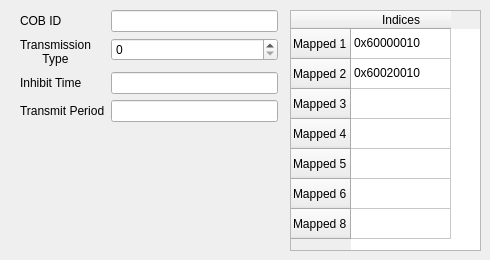
      <widget class="QWidget" name="RPDO2_tab">
       <attribute name="title">
        <string>RPDO2</string>
       </attribute>
       <widget class="QWidget" name="layoutWidget_5">
        <property name="geometry">
         <rect>
          <x>20</x>
          <y>10</y>
          <width>258</width>
          <height>131</height>
         </rect>
        </property>
        <layout class="QFormLayout" name="formLayout_8">
         <item row="0" column="0">
          <widget class="QLabel" name="COB_ID_label_12">
           <property name="text">
            <string>COB ID</string>
           </property>
          </widget>
         </item>
         <item row="0" column="1">
          <widget class="QLineEdit" name="COB_ID_box_12">
           <property name="statusTip">
            <string>Choose the COB ID that is sent with this PDO</string>
           </property>
          </widget>
         </item>
         <item row="1" column="0">
          <widget class="QLabel" name="TxType_label_12">
           <property name="text">
            <string>&lt;html&gt;&lt;head/&gt;&lt;body&gt;&lt;p align=&quot;center&quot;&gt;Transmission&lt;br/&gt;Type&lt;/p&gt;&lt;/body&gt;&lt;/html&gt;</string>
           </property>
          </widget>
         </item>
         <item row="1" column="1">
          <widget class="QSpinBox" name="spinBox_12">
           <property name="statusTip">
            <string>Min of 0 and Max of 255. 0 = every sync, 255 = Sync Mode off</string>
           </property>
           <property name="maximum">
            <number>255</number>
           </property>
          </widget>
         </item>
         <item row="2" column="0">
          <widget class="QLabel" name="Inhibit_time_label_12">
           <property name="text">
            <string>Inhibit Time</string>
           </property>
          </widget>
         </item>
         <item row="2" column="1">
          <widget class="QLineEdit" name="Inhibit_time_box_12"/>
         </item>
         <item row="3" column="0">
          <widget class="QLabel" name="Transmit_period_label_12">
           <property name="text">
            <string>Transmit Period</string>
           </property>
          </widget>
         </item>
         <item row="3" column="1">
          <widget class="QLineEdit" name="Transmit_period_box_12"/>
         </item>
        </layout>
       </widget>
       <widget class="QTableWidget" name="tableWidget_12">
        <property name="geometry">
         <rect>
          <x>290</x>
          <y>10</y>
          <width>191</width>
          <height>241</height>
         </rect>
        </property>
        <property name="statusTip">
         <string>Indices =&gt; 0x[Index][Sub Index][Size in bits]</string>
        </property>
        <row>
         <property name="text">
          <string>Mapped 1</string>
         </property>
        </row>
        <row>
         <property name="text">
          <string>Mapped 2</string>
         </property>
        </row>
        <row>
         <property name="text">
          <string>Mapped 3</string>
         </property>
        </row>
        <row>
         <property name="text">
          <string>Mapped 4</string>
         </property>
        </row>
        <row>
         <property name="text">
          <string>Mapped 5</string>
         </property>
        </row>
        <row>
         <property name="text">
          <string>Mapped 6</string>
         </property>
        </row>
        <row>
         <property name="text">
          <string>Mapped 8</string>
         </property>
        </row>
        <column>
         <property name="text">
          <string>Indices</string>
         </property>
        </column>
        <item row="0" column="0">
         <property name="text">
          <string>0x60000010</string>
         </property>
         <property name="toolTip">
          <string extracomment="0x[Index - subindex - size in bits]"/>
         </property>
        </item>
        <item row="1" column="0">
         <property name="text">
          <string>0x60020010</string>
         </property>
        </item>
       </widget>
      </widget>
